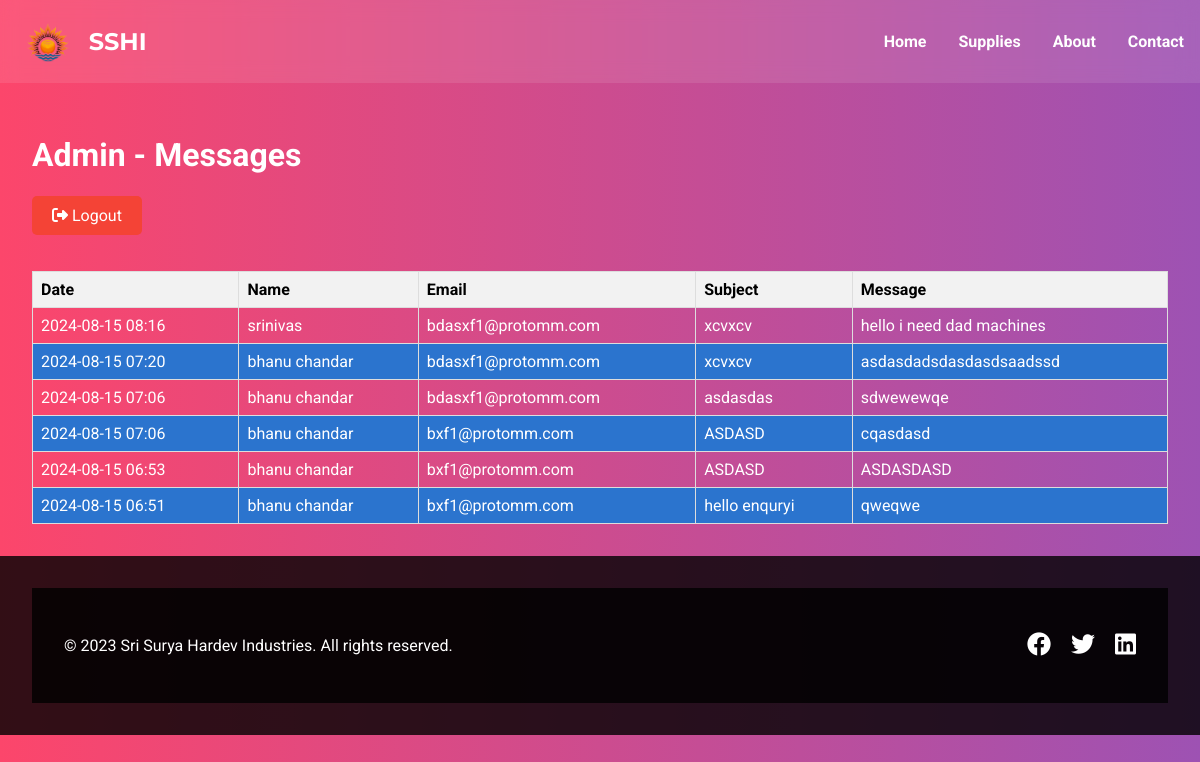
The page /admin (signed in) on the database its author committed.
### app.py (models this page shows)
class Message(db.Model):
    __tablename__ = 'messages'
    id = db.Column(db.Integer, primary_key=True)
    name = db.Column(db.String(100), nullable=False)
    email = db.Column(db.String(120), nullable=False)
    subject = db.Column(db.String(200), nullable=False)
    message = db.Column(db.Text, nullable=False)
    date_sent = db.Column(db.DateTime, default=datetime.utcnow)

### app.py (the view)
@app.route('/admin')
def admin():
    if not current_user.is_authenticated:
        return redirect(url_for('login'))
    messages = Message.query.order_by(Message.date_sent.desc()).all()
    return render_template('admin.html', messages=messages)

### app.py (called while the page is built)
@login_manager.user_loader
def load_user(user_id):
    return User.query.get(int(user_id))

### templates/admin.html (shortened to what this page needs)
<!DOCTYPE html>
<html lang="en">
<head>
    <link rel="stylesheet" href="{{ url_for('static', filename='style.css') }}">
    <link rel="stylesheet" href="https://cdnjs.cloudflare.com/ajax/libs/font-awesome/6.1.1/css/all.min.css">
</head>
<body>
    <header>
        <nav>
            <div class="logo-container">
                <img src="{{ url_for('static', filename='images/logo.png') }}" alt="SSHI Logo" class="logo-image">
                <span class="logo-text">SSHI</span>
            </div>
            <ul>
                <li><a href="{{ url_for('home') }}">Home</a></li>
                <li><a href="{{ url_for('supplies') }}">Supplies</a></li>
                <li><a href="{{ url_for('about') }}">About</a></li>
                <li><a href="{{ url_for('contact') }}">Contact</a></li>
            </ul>
        </nav>
    </header>
    <main class="admin-page">
        <h1>Admin - Messages</h1>
        <a href="{{ url_for('logout') }}" class="logout-button"><i class="fas fa-sign-out-alt"></i> Logout</a>
        <table>
            <thead>
                <tr>
                    <th>Date</th>
                    <th>Name</th>
                    <th>Email</th>
                    <th>Subject</th>
                    <th>Message</th>
                </tr>
            </thead>
            <tbody>
                {% for message in messages %}
                <tr>
                    <td>{{ message.date_sent.strftime('%Y-%m-%d %H:%M') }}</td>
                    <td>{{ message.name }}</td>
                    <td>{{ message.email }}</td>
                    <td>{{ message.subject }}</td>
                    <td>{{ message.message }}</td>
                </tr>
                {% endfor %}
            </tbody>
        </table>
    </main>
    <footer>
        <footer>
            <div class="footer-content">
                <p>&copy; 2023 Sri Surya Hardev Industries. All rights reserved.</p>
                <div class="social-icons">
                    <a href="#"><i class="fab fa-facebook"></i></a>
                    <a href="#"><i class="fab fa-twitter"></i></a>
                    <a href="#"><i class="fab fa-linkedin"></i></a>
                </div>
            </div>
        </footer>
    </body>
    </html>

### static/style.css (style rules this page uses)
:root { --gradient: linear-gradient(90deg, #FC466B 0%, #3F5EFB 100%); }
body { font-family: 'Roboto', sans-serif; background: linear-gradient(90deg, #FC466B 0%, #3F5EFB 100%); background-size: 200% 200%; animation: gradientAnimation 15s ease infinite; color: #fff; margin: 0; padding: 0; overflow-x: hidden; }
header { background: rgba(255, 255, 255, 0.1); backdrop-filter: blur(10px); padding: 1rem; position: sticky; top: 0; z-index: 1000; }
nav { display: flex; justify-content: space-between; align-items: center; max-width: 1200px; margin: 0 auto; }
.logo-container { display: flex; align-items: center; }
.logo-image { height: 40px; width: auto; margin-right: 10px; }
.logo-text { font-size: 1.5rem; font-family: 'Montserrat', sans-serif; font-weight: bold; color: #fff; }
nav ul { display: flex; list-style: none; }
nav ul li { margin-left: 2rem; }
nav ul li a { text-decoration: none; color: #fff; font-weight: bold; transition: all 0.3s ease; }
footer { background: rgba(0, 0, 0, 0.8); color: white; padding: 2rem; text-align: center; }
.footer-content { display: flex; justify-content: space-between; align-items: center; max-width: 1200px; margin: 0 auto; }
.social-icons a { color: white; margin-left: 1rem; font-size: 1.5rem; transition: all 0.3s ease; }
.admin-page { padding: 2rem; }
.admin-page table { width: 100%; border-collapse: collapse; margin-top: 1rem; }
.admin-page th, .admin-page td { border: 1px solid #ddd; padding: 8px; text-align: left; }
.admin-page th { background-color: #f2f2f2; font-weight: bold; color: black; }
.admin-page tr:nth-child(even) { background-color: #2b74ce; }
.logout-button { display: inline-block; padding: 10px 20px; background-color: #f44336; color: white; text-decoration: none; border-radius: 5px; margin-bottom: 20px; }

### rows shown on the page
Message: date_sent "2024-08-15 08:16", name "srinivas", email "bdasxf1@protomm.com", subject "xcvxcv", message "hello i need dad machines"
Message: date_sent "2024-08-15 07:20", name "bhanu chandar", email "bdasxf1@protomm.com", subject "xcvxcv", message "asdasdadsdasdasdsaadssd"
Message: date_sent "2024-08-15 07:06", name "bhanu chandar", email "bdasxf1@protomm.com", subject "asdasdas", message "sdwewewqe"
Message: date_sent "2024-08-15 07:06", name "bhanu chandar", email "bxf1@protomm.com", subject "ASDASD", message "cqasdasd"
Message: date_sent "2024-08-15 06:53", name "bhanu chandar", email "bxf1@protomm.com", subject "ASDASD", message "ASDASDASD"
Message: date_sent "2024-08-15 06:51", name "bhanu chandar", email "bxf1@protomm.com", subject "hello enquryi", message "qweqwe"
